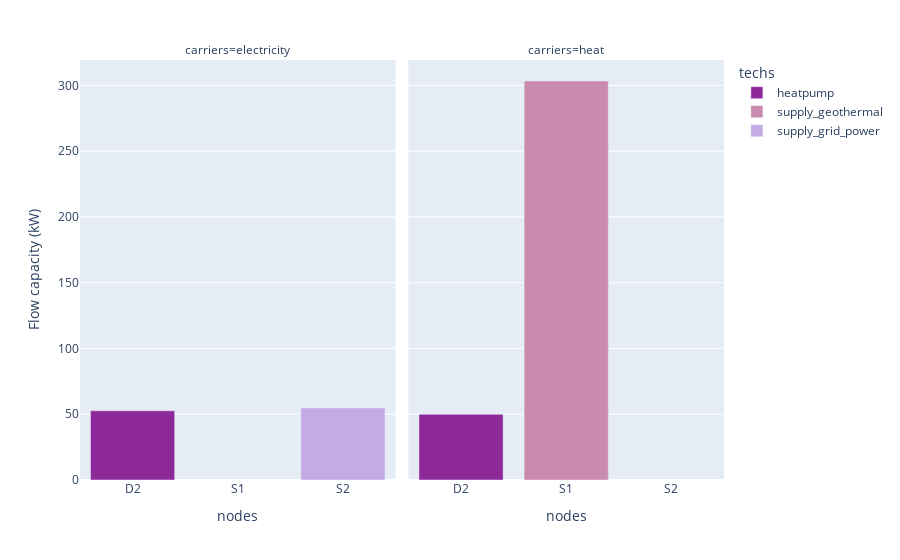

Source (notebook cell):
### Code cell
df_capacity = (
    model.results.flow_cap.where(
        ~model.inputs.base_tech.str.contains("demand|transmission")
    )
    .to_series()
    .where(lambda x: x != 0)
    .dropna()
    .to_frame("Flow capacity (kW)")
    .reset_index()
)

print(df_capacity.head())

fig = px.bar(
    df_capacity,
    x="nodes",
    y="Flow capacity (kW)",
    color="techs",
    facet_col="carriers",
    color_discrete_map=colors,
)
fig.show()

### Figure 1 — Plotly figure (JSON) as saved in the notebook; plotly's stock layout.template omitted (floating-point values rounded to 4 significant figures)
{"data": [{"hovertemplate": "techs=heatpump<br>carriers=electricity<br>nodes=%{x}<br>Flow capacity (kW)=%{y}<extra></extra>", "legendgroup": "heatpump", "marker": {"color": "#8E2999", "pattern": {"shape": ""}}, "name": "heatpump", "orientation": "v", "showlegend": true, "textposition": "auto", "type": "bar", "x": ["D2"], "xaxis": "x", "y": [52.63], "yaxis": "y"}, {"hovertemplate": "techs=heatpump<br>carriers=heat<br>nodes=%{x}<br>Flow capacity (kW)=%{y}<extra></extra>", "legendgroup": "heatpump", "marker": {"color": "#8E2999", "pattern": {"shape": ""}}, "name": "heatpump", "orientation": "v", "showlegend": false, "textposition": "auto", "type": "bar", "x": ["D2"], "xaxis": "x2", "y": [50.0], "yaxis": "y2"}, {"hovertemplate": "techs=supply_geothermal<br>carriers=heat<br>nodes=%{x}<br>Flow capacity (kW)=%{y}<extra></extra>", "legendgroup": "supply_geothermal", "marker": {"color": "#C98AAD", "pattern": {"shape": ""}}, "name": "supply_geothermal", "orientation": "v", "showlegend": true, "textposition": "auto", "type": "bar", "x": ["S1"], "xaxis": "x2", "y": [303.3], "yaxis": "y2"}, {"hovertemplate": "techs=supply_grid_power<br>carriers=electricity<br>nodes=%{x}<br>Flow capacity (kW)=%{y}<extra></extra>", "legendgroup": "supply_grid_power", "marker": {"color": "#C5ABE3", "pattern": {"shape": ""}}, "name": "supply_grid_power", "orientation": "v", "showlegend": true, "textposition": "auto", "type": "bar", "x": ["S2"], "xaxis": "x", "y": [54.8], "yaxis": "y"}], "layout": {"annotations": [{"font": {}, "showarrow": false, "text": "carriers=electricity", "x": 0.245, "xanchor": "center", "xref": "paper", "y": 1, "yanchor": "bottom", "yref": "paper"}, {"font": {}, "showarrow": false, "text": "carriers=heat", "x": 0.755, "xanchor": "center", "xref": "paper", "y": 1, "yanchor": "bottom", "yref": "paper"}], "barmode": "relative", "legend": {"title": {"text": "techs"}, "tracegroupgap": 0}, "margin": {"t": 60}, "xaxis": {"anchor": "y", "domain": [0, 0.49], "title": {"text": "nodes"}}, "xaxis2": {"anchor": "y2", "domain": [0.51, 1], "matches": "x", "title": {"text": "nodes"}}, "yaxis": {"anchor": "x", "domain": [0, 1], "title": {"text": "Flow capacity (kW)"}}, "yaxis2": {"anchor": "x2", "domain": [0, 1], "matches": "y", "showticklabels": false}}}
